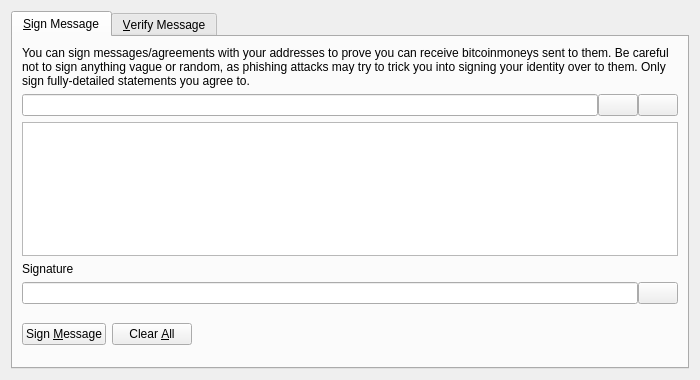
<?xml version="1.0" encoding="UTF-8"?>
<ui version="4.0">
 <class>SignVerifyMessageDialog</class>
 <widget class="QDialog" name="SignVerifyMessageDialog">
  <property name="geometry">
   <rect>
    <x>0</x>
    <y>0</y>
    <width>700</width>
    <height>380</height>
   </rect>
  </property>
  <property name="windowTitle">
   <string>Signatures - Sign / Verify a Message</string>
  </property>
  <property name="modal">
   <bool>true</bool>
  </property>
  <layout class="QVBoxLayout" name="verticalLayout">
   <item>
    <widget class="QTabWidget" name="tabWidget">
     <property name="currentIndex">
      <number>0</number>
     </property>
     <widget class="QWidget" name="tabSignMessage">
      <attribute name="title">
       <string>&amp;Sign Message</string>
      </attribute>
      <layout class="QVBoxLayout" name="verticalLayout_SM">
       <item>
        <widget class="QLabel" name="infoLabel_SM">
         <property name="text">
          <string>You can sign messages/agreements with your addresses to prove you can receive bitcoinmoneys sent to them. Be careful not to sign anything vague or random, as phishing attacks may try to trick you into signing your identity over to them. Only sign fully-detailed statements you agree to.</string>
         </property>
         <property name="textFormat">
          <enum>Qt::PlainText</enum>
         </property>
         <property name="wordWrap">
          <bool>true</bool>
         </property>
        </widget>
       </item>
       <item>
        <layout class="QHBoxLayout" name="horizontalLayout_1_SM">
         <property name="spacing">
          <number>0</number>
         </property>
         <item>
          <widget class="QValidatedLineEdit" name="addressIn_SM">
           <property name="toolTip">
            <string>The Bitcoin Money address to sign the message with</string>
           </property>
          </widget>
         </item>
         <item>
          <widget class="QPushButton" name="addressBookButton_SM">
           <property name="toolTip">
            <string>Choose previously used address</string>
           </property>
           <property name="text">
            <string/>
           </property>
           <property name="icon">
            <iconset resource="../bitcoin.qrc">
             <normaloff>:/icons/address-book</normaloff>:/icons/address-book</iconset>
           </property>
           <property name="shortcut">
            <string>Alt+A</string>
           </property>
           <property name="autoDefault">
            <bool>false</bool>
           </property>
          </widget>
         </item>
         <item>
          <widget class="QPushButton" name="pasteButton_SM">
           <property name="toolTip">
            <string>Paste address from clipboard</string>
           </property>
           <property name="text">
            <string/>
           </property>
           <property name="icon">
            <iconset resource="../bitcoin.qrc">
             <normaloff>:/icons/editpaste</normaloff>:/icons/editpaste</iconset>
           </property>
           <property name="shortcut">
            <string>Alt+P</string>
           </property>
           <property name="autoDefault">
            <bool>false</bool>
           </property>
          </widget>
         </item>
        </layout>
       </item>
       <item>
        <widget class="QPlainTextEdit" name="messageIn_SM">
         <property name="toolTip">
          <string>Enter the message you want to sign here</string>
         </property>
        </widget>
       </item>
       <item>
        <widget class="QLabel" name="signatureLabel_SM">
         <property name="text">
          <string>Signature</string>
         </property>
         <property name="textFormat">
          <enum>Qt::PlainText</enum>
         </property>
        </widget>
       </item>
       <item>
        <layout class="QHBoxLayout" name="horizontalLayout_2_SM">
         <property name="spacing">
          <number>0</number>
         </property>
         <item>
          <widget class="QLineEdit" name="signatureOut_SM">
           <property name="font">
            <font>
             <italic>true</italic>
            </font>
           </property>
           <property name="readOnly">
            <bool>true</bool>
           </property>
          </widget>
         </item>
         <item>
          <widget class="QPushButton" name="copySignatureButton_SM">
           <property name="toolTip">
            <string>Copy the current signature to the system clipboard</string>
           </property>
           <property name="text">
            <string/>
           </property>
           <property name="icon">
            <iconset resource="../bitcoin.qrc">
             <normaloff>:/icons/editcopy</normaloff>:/icons/editcopy</iconset>
           </property>
           <property name="autoDefault">
            <bool>false</bool>
           </property>
          </widget>
         </item>
        </layout>
       </item>
       <item>
        <layout class="QHBoxLayout" name="horizontalLayout_3_SM">
         <item>
          <widget class="QPushButton" name="signMessageButton_SM">
           <property name="toolTip">
            <string>Sign the message to prove you own this Bitcoin Money address</string>
           </property>
           <property name="text">
            <string>Sign &amp;Message</string>
           </property>
           <property name="icon">
            <iconset resource="../bitcoin.qrc">
             <normaloff>:/icons/edit</normaloff>:/icons/edit</iconset>
           </property>
           <property name="autoDefault">
            <bool>false</bool>
           </property>
          </widget>
         </item>
         <item>
          <widget class="QPushButton" name="clearButton_SM">
           <property name="toolTip">
            <string>Reset all sign message fields</string>
           </property>
           <property name="text">
            <string>Clear &amp;All</string>
           </property>
           <property name="icon">
            <iconset resource="../bitcoin.qrc">
             <normaloff>:/icons/remove</normaloff>:/icons/remove</iconset>
           </property>
           <property name="autoDefault">
            <bool>false</bool>
           </property>
          </widget>
         </item>
         <item>
          <spacer name="horizontalSpacer_1_SM">
           <property name="orientation">
            <enum>Qt::Horizontal</enum>
           </property>
           <property name="sizeHint" stdset="0">
            <size>
             <width>40</width>
             <height>48</height>
            </size>
           </property>
          </spacer>
         </item>
         <item>
          <widget class="QLabel" name="statusLabel_SM">
           <property name="font">
            <font>
             <weight>75</weight>
             <bold>true</bold>
            </font>
           </property>
           <property name="text">
            <string/>
           </property>
           <property name="wordWrap">
            <bool>true</bool>
           </property>
          </widget>
         </item>
         <item>
          <spacer name="horizontalSpacer_2_SM">
           <property name="orientation">
            <enum>Qt::Horizontal</enum>
           </property>
           <property name="sizeHint" stdset="0">
            <size>
             <width>40</width>
             <height>48</height>
            </size>
           </property>
          </spacer>
         </item>
        </layout>
       </item>
      </layout>
     </widget>
     <widget class="QWidget" name="tabVerifyMessage">
      <attribute name="title">
       <string>&amp;Verify Message</string>
      </attribute>
      <layout class="QVBoxLayout" name="verticalLayout_VM">
       <item>
        <widget class="QLabel" name="infoLabel_VM">
         <property name="text">
          <string>Enter the receiver's address, message (ensure you copy line breaks, spaces, tabs, etc. exactly) and signature below to verify the message. Be careful not to read more into the signature than what is in the signed message itself, to avoid being tricked by a man-in-the-middle attack. Note that this only proves the signing party receives with the address, it cannot prove sendership of any transaction!</string>
         </property>
         <property name="textFormat">
          <enum>Qt::PlainText</enum>
         </property>
         <property name="alignment">
          <set>Qt::AlignLeading|Qt::AlignLeft|Qt::AlignTop</set>
         </property>
         <property name="wordWrap">
          <bool>true</bool>
         </property>
        </widget>
       </item>
       <item>
        <layout class="QHBoxLayout" name="horizontalLayout_1_VM">
         <property name="spacing">
          <number>0</number>
         </property>
         <item>
          <widget class="QValidatedLineEdit" name="addressIn_VM">
           <property name="toolTip">
            <string>The Bitcoin Money address the message was signed with</string>
           </property>
          </widget>
         </item>
         <item>
          <widget class="QPushButton" name="addressBookButton_VM">
           <property name="toolTip">
            <string>Choose previously used address</string>
           </property>
           <property name="text">
            <string/>
           </property>
           <property name="icon">
            <iconset resource="../bitcoin.qrc">
             <normaloff>:/icons/address-book</normaloff>:/icons/address-book</iconset>
           </property>
           <property name="shortcut">
            <string>Alt+A</string>
           </property>
           <property name="autoDefault">
            <bool>false</bool>
           </property>
          </widget>
         </item>
        </layout>
       </item>
       <item>
        <widget class="QPlainTextEdit" name="messageIn_VM"/>
       </item>
       <item>
        <widget class="QValidatedLineEdit" name="signatureIn_VM"/>
       </item>
       <item>
        <layout class="QHBoxLayout" name="horizontalLayout_2_VM">
         <item>
          <widget class="QPushButton" name="verifyMessageButton_VM">
           <property name="toolTip">
            <string>Verify the message to ensure it was signed with the specified Bitcoin Money address</string>
           </property>
           <property name="text">
            <string>Verify &amp;Message</string>
           </property>
           <property name="icon">
            <iconset resource="../bitcoin.qrc">
             <normaloff>:/icons/transaction_0</normaloff>:/icons/transaction_0</iconset>
           </property>
           <property name="autoDefault">
            <bool>false</bool>
           </property>
          </widget>
         </item>
         <item>
          <widget class="QPushButton" name="clearButton_VM">
           <property name="toolTip">
            <string>Reset all verify message fields</string>
           </property>
           <property name="text">
            <string>Clear &amp;All</string>
           </property>
           <property name="icon">
            <iconset resource="../bitcoin.qrc">
             <normaloff>:/icons/remove</normaloff>:/icons/remove</iconset>
           </property>
           <property name="autoDefault">
            <bool>false</bool>
           </property>
          </widget>
         </item>
         <item>
          <spacer name="horizontalSpacer_1_VM">
           <property name="orientation">
            <enum>Qt::Horizontal</enum>
           </property>
           <property name="sizeHint" stdset="0">
            <size>
             <width>40</width>
             <height>48</height>
            </size>
           </property>
          </spacer>
         </item>
         <item>
          <widget class="QLabel" name="statusLabel_VM">
           <property name="font">
            <font>
             <weight>75</weight>
             <bold>true</bold>
            </font>
           </property>
           <property name="text">
            <string/>
           </property>
           <property name="wordWrap">
            <bool>true</bool>
           </property>
          </widget>
         </item>
         <item>
          <spacer name="horizontalSpacer_2_VM">
           <property name="orientation">
            <enum>Qt::Horizontal</enum>
           </property>
           <property name="sizeHint" stdset="0">
            <size>
             <width>40</width>
             <height>48</height>
            </size>
           </property>
          </spacer>
         </item>
        </layout>
       </item>
      </layout>
     </widget>
    </widget>
   </item>
  </layout>
 </widget>
 <customwidgets>
  <customwidget>
   <class>QValidatedLineEdit</class>
   <extends>QLineEdit</extends>
   <header>qt/qvalidatedlineedit.h</header>
  </customwidget>
 </customwidgets>
 <resources>
  <include location="../bitcoin.qrc"/>
 </resources>
 <connections/>
</ui>
